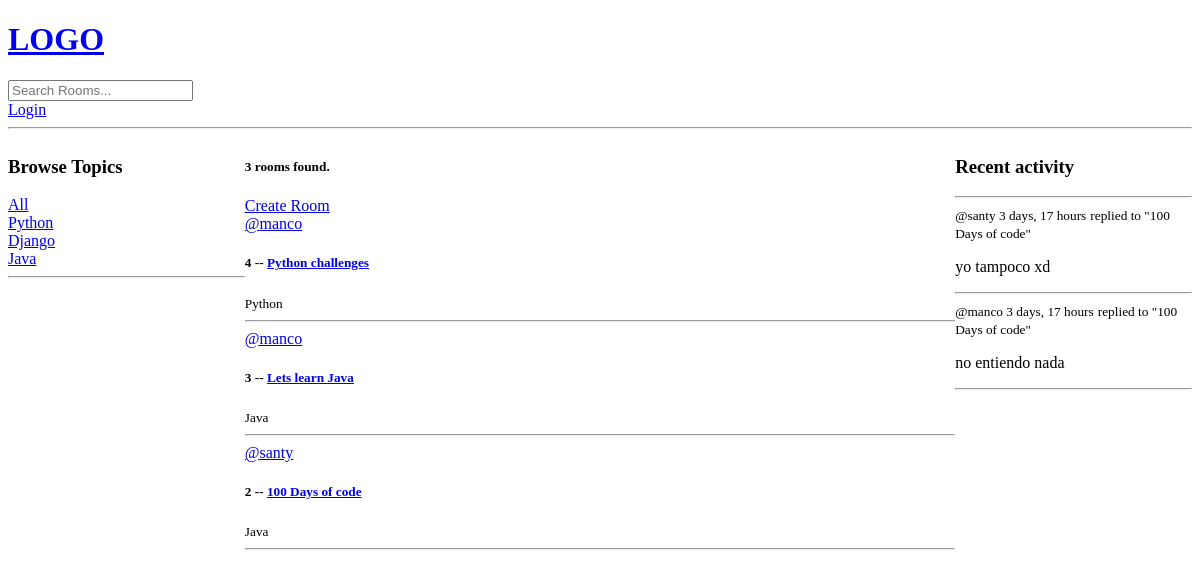
The app's page /, older data.
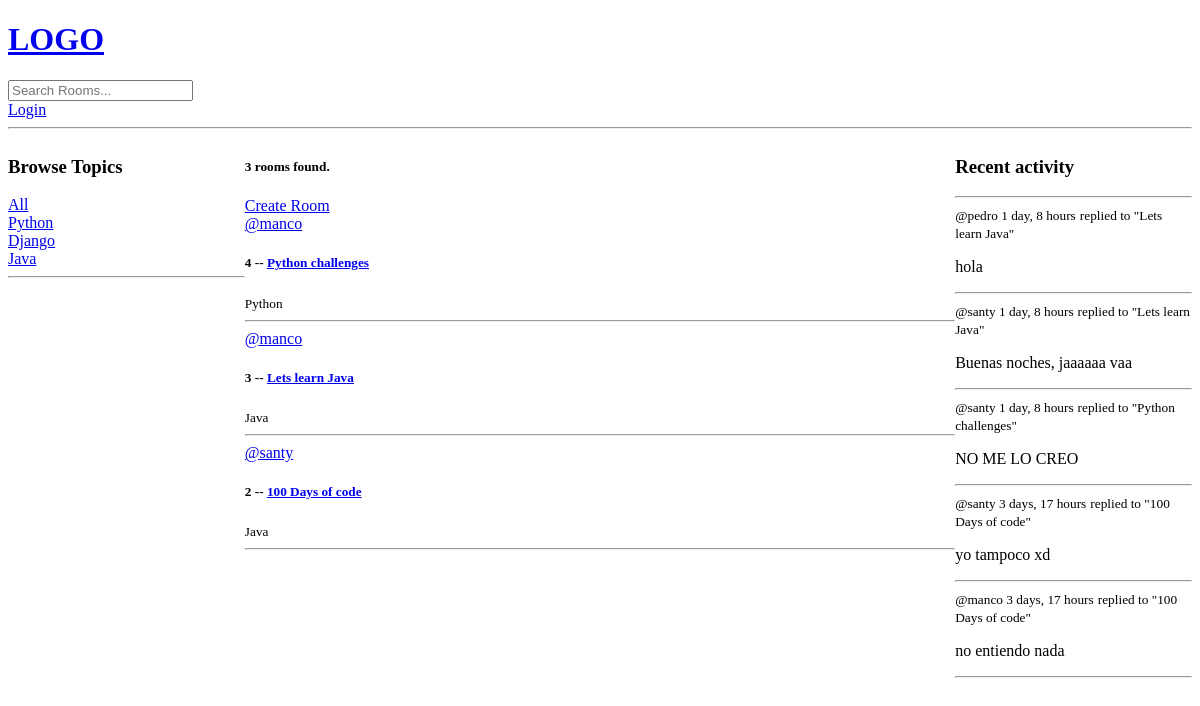
The same page, newer data.
### base/models.py (models this page shows, shortened)
class Topic(models.Model):
    name = models.CharField(max_length=200)

class Room(models.Model):
    host = models.ForeignKey(User, on_delete=models.SET_NULL, null=True)
    topic = models.ForeignKey(Topic, on_delete=models.SET_NULL, null=True)
    name = models.CharField(max_length=200)
    description = models.TextField(null=True, blank=True)
    participants = models.ManyToManyField(User, related_name='participants', blank=True)
    updated = models.DateTimeField(auto_now=True)
    created = models.DateTimeField(auto_now_add=True)
    class Meta:
        ordering = ['-updated', '-created']
    def __str__(self):
        return self.name

class Message(models.Model):
    user = models.ForeignKey(User, on_delete=models.CASCADE)
    room = models.ForeignKey(Room, on_delete=models.CASCADE)
    body = models.TextField()
    updated = models.DateTimeField(auto_now=True)
    created = models.DateTimeField(auto_now_add=True)
    class Meta:
        ordering = ['-created']
    def __str__(self):
        return self.body[0:50]

### base/views.py (the view)
# urls.py: path('', views.home, name="home"),
def home(request):
    q = request.GET.get('q') if request.GET.get('q') is not None else ''
    rooms = Room.objects.filter(
        Q(topic__name__icontains=q) |
        Q(name__icontains=q) |
        Q(description__icontains=q)
    )
    topics = Topic.objects.all()
    rooms_count = rooms.count()
    room_messages = Message.objects.filter(Q(room__topic__name__icontains=q))
    context = {'rooms': rooms, 'topics': topics, 'rooms_count': rooms_count,
               'room_messages': room_messages}
    return render(request, 'base/home.html', context)

### base/templates/base/home.html (shortened to what this page needs)
{% extends 'main.html' %}
{% block content %}
    <div class="home-container">
        <div>
            {% include 'base/topics_component.html' %}
        </div>
        <div>
            <h5>{{ rooms_count }} rooms found.</h5>
            <a href="{% url 'create-room' %}">Create Room</a>
            <div>
                <div>
                    {% include 'base/feed_component.html' %}
                </div>
            </div>
        </div>
        <div>
            {% include 'base/activity_component.html' %}
        </div>
    </div>
{% endblock content %}

### base/templates/base/topics_component.html
<h3>Browse Topics</h3>
<a href="{% url 'home' %}">All</a>
{% for topic in topics %}
    <div>
        <a href="{% url 'home' %}?q={{ topic.name }}">{{ topic.name }}</a>
    </div>
{% endfor %}
<hr>

### base/templates/base/feed_component.html (shortened to what this page needs)
<div>
    {% for room in rooms %}
        <div>
            <a href="{% url 'user-profile' room.host.id %}">@{{ room.host.username }}</a>
            <h5>{{ room.id }} -- <a href="{% url 'room' room.id %}">{{ room.name }}</a></h5>
            <small>{{ room.topic.name }}</small>
            <hr>
        </div>
    {% endfor %}
</div>

### base/templates/base/activity_component.html (shortened to what this page needs)
<h3>Recent activity</h3>
<hr>
{% for message in room_messages %}
    <div>
        <small>@{{ message.user }} {{ message.created|timesince }}</small>
        <small>replied to "{{ message.room }}"</small>
        <p>{{ message }}</p>
        <hr>
    </div>
{% endfor %}

Row changes from the older to the newer data that the page shows:
added Message: user "pedro", created "1 day, 8 hours", room "Lets learn Java", body "hola"
added Message: user "santy", created "1 day, 8 hours", room "Lets learn Java", body "Buenas noches, jaaaaaa vaa"
added Message: user "santy", created "1 day, 8 hours", room "Python challenges", body "NO ME LO CREO"
